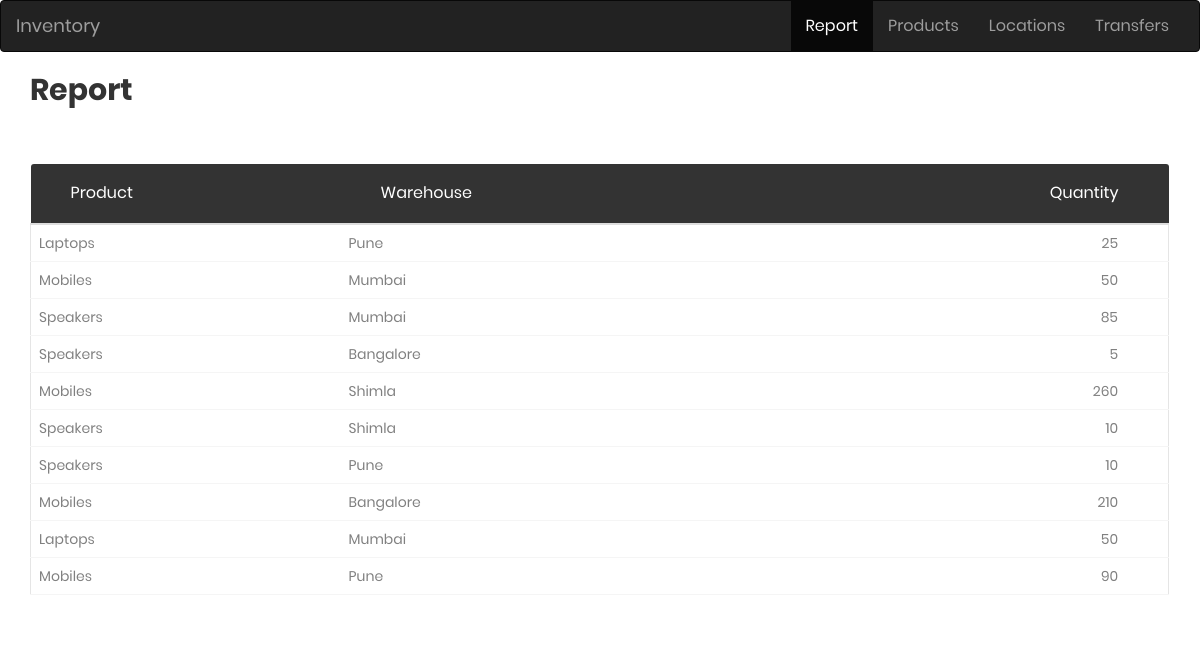
Before: / with the older database file.
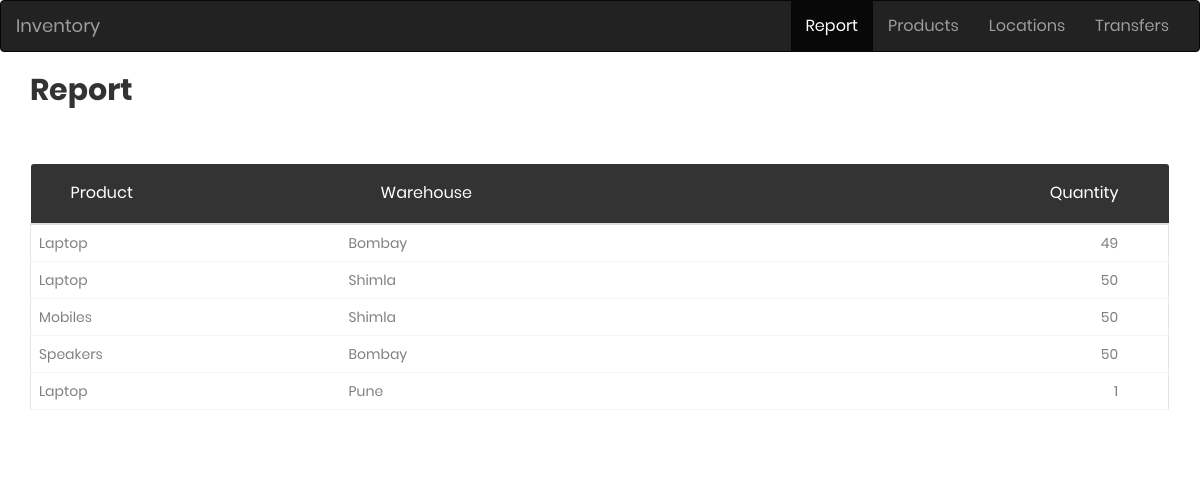
After: the same page with the newer database file.
### tables this page shows
CREATE TABLE report (
    p TEXT NOT NULL,
    wh TEXT NOT NULL,
    qty INTEGER NOT NULL
);

### app.py (the view)
@app.route('/')
def index():
    conn = get_db_connection()
    report = conn.execute('SELECT * FROM report').fetchall()
    conn.close()
    return render_template('index.html', report=report)

### app.py (called while the page is built)
def get_db_connection():
    conn = sqlite3.connect('database.db')
    conn.row_factory = sqlite3.Row
    return conn

### templates/index.html (shortened to what this page needs)
{% extends 'base.html' %}
{% block content %}
    <nav class="navbar navbar-inverse">
        <div class="container-fluid">
          <div class="navbar-header">
            <a class="navbar-brand" href="#">Inventory</a>
          </div>
          <ul class="nav navbar-nav" style="float:right">
    <li class="active nav-item"><a href="#">Report</a></li>
    <li><a class="nav-item" href="products">Products</a></li>
    <li><a class="nav-item" href="locationn">Locations</a></li>
    <li><a class="nav-item" href="transfers">Transfers</a></li>
          </ul>
        </div>
      </nav>
      <div class="container">
    <h2>Report</h2>
    <br>
    <div class="row m-t-30">
        <div class="col-md-12">
            <div class="table-responsive m-b-40">
                <table class="table table-borderless table-data3">
                    <thead>
                        <tr>
                            <th>Product</th>
                            <th>Warehouse</th>
                            <th>Quantity</th>
                        </tr>
                    </thead>
                    <tbody>
                        {% for i in report %}
                        <tr>
                            <td>{{ i['p'] }}</td>
                            <td>{{ i['wh'] }}</td>
                            <td>{{ i['qty'] }}</td>
                        </tr>
                        {% endfor %}
                    </tbody>
                </table>
            </div>
        </div>
    </div>
</div>
{% endblock %}

### templates/base.html (shortened to what this page needs)
<!doctype html>
<html lang="en">
  <head>
    <link href="static/css/font-face.css" rel="stylesheet" media="all">
    <link href="static/font-awesome-4.7/css/font-awesome.min.css" rel="stylesheet" media="all">
    <link href="static/font-awesome-4.7/css/font-awesome.min.css" rel="stylesheet" media="all">
    <link href="static/mdi-font/css/material-design-iconic-font.min.css" rel="stylesheet" media="all">
    <link rel="stylesheet" href="https://maxcdn.bootstrapcdn.com/bootstrap/3.4.1/css/bootstrap.min.css">
    <link href="static/css/theme.css" rel="stylesheet" media="all">
  </head>
  <body>
        {% block content %} {% endblock %}
  </body>
</html>

Changed rows visible on the page:
removed report: p "Laptops", wh "Pune", qty "25"
removed report: p "Speakers", wh "Bangalore", qty "5"
removed report: p "Mobiles", wh "Shimla", qty "260"
removed report: p "Speakers", wh "Shimla", qty "10"
removed report: p "Speakers", wh "Pune", qty "10"
removed report: p "Mobiles", wh "Bangalore", qty "210"
removed report: p "Laptops", wh "Mumbai", qty "50"
removed report: p "Mobiles", wh "Pune", qty "90"
added report: p "Laptop", wh "Bombay", qty "49"
added report: p "Laptop", wh "Shimla", qty "50"
changed report "Mobiles": wh "Mumbai" → "Shimla"
changed report "Speakers": wh "Mumbai" → "Bombay"; qty "85" → "50"
added report: p "Laptop", wh "Pune", qty "1"
